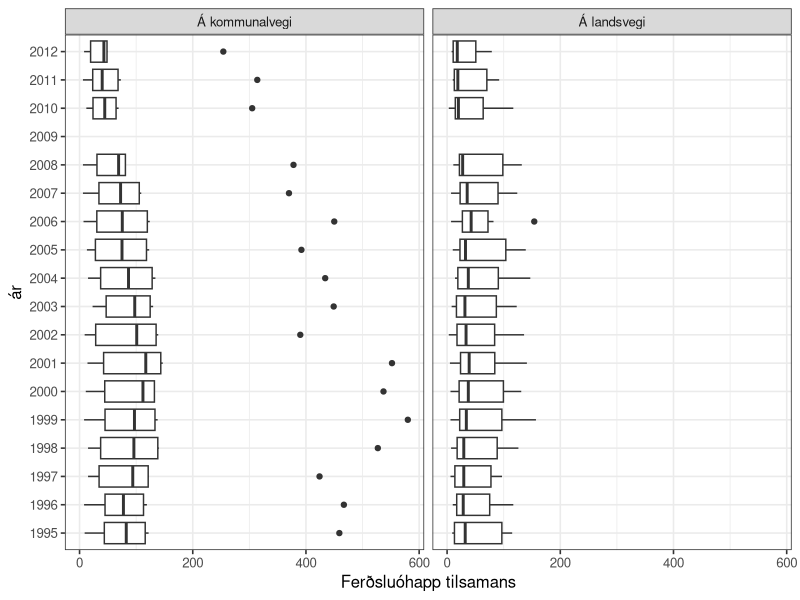
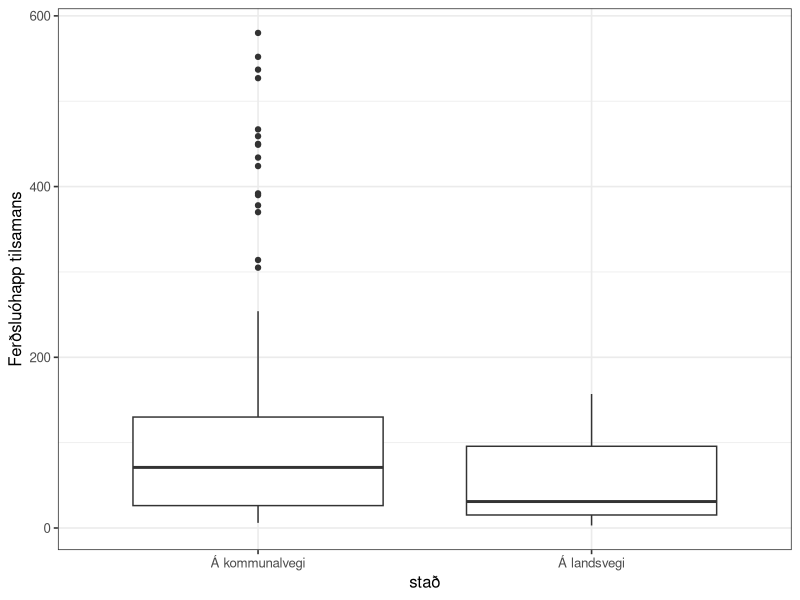
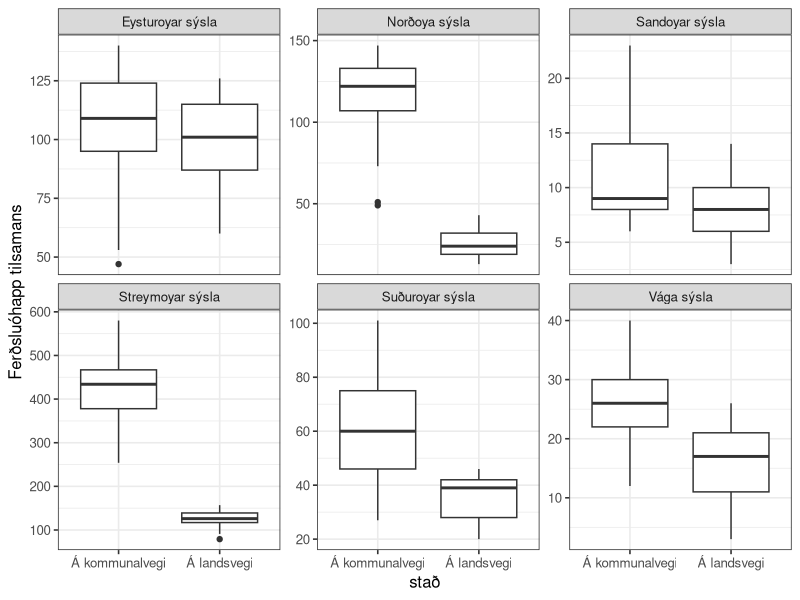
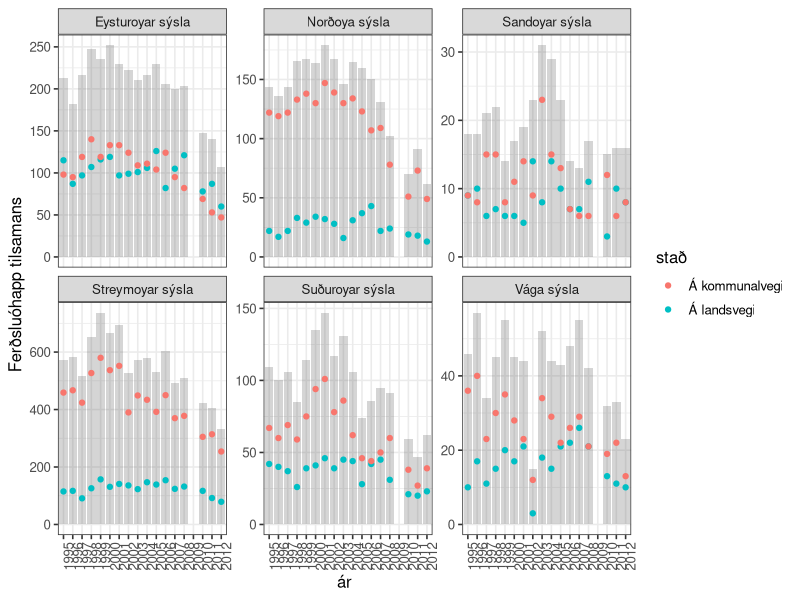
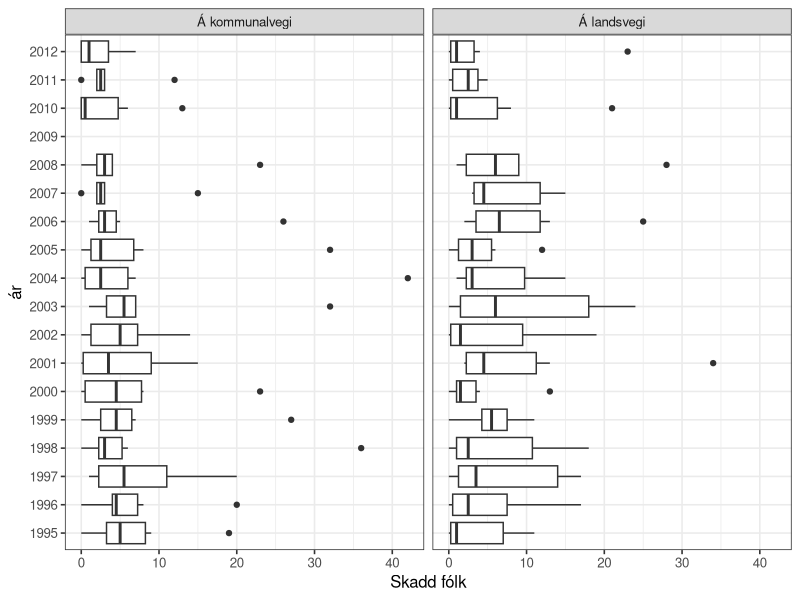
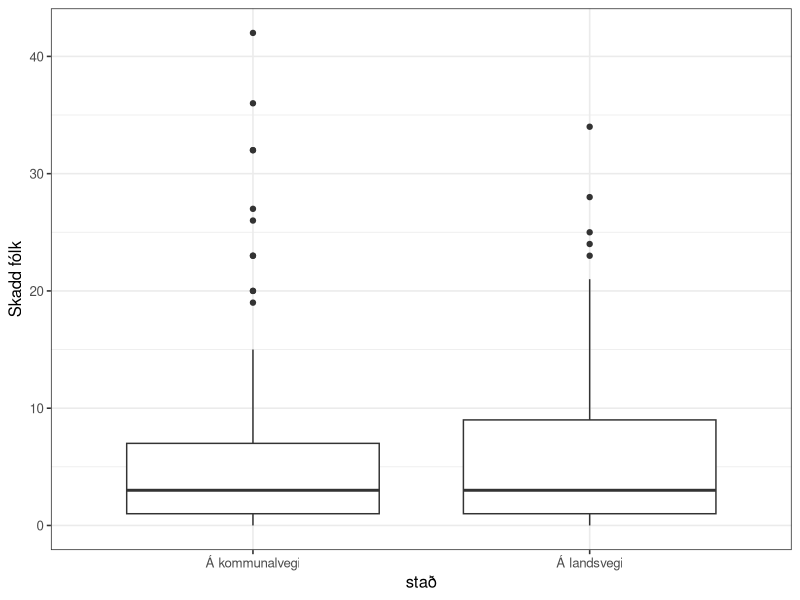
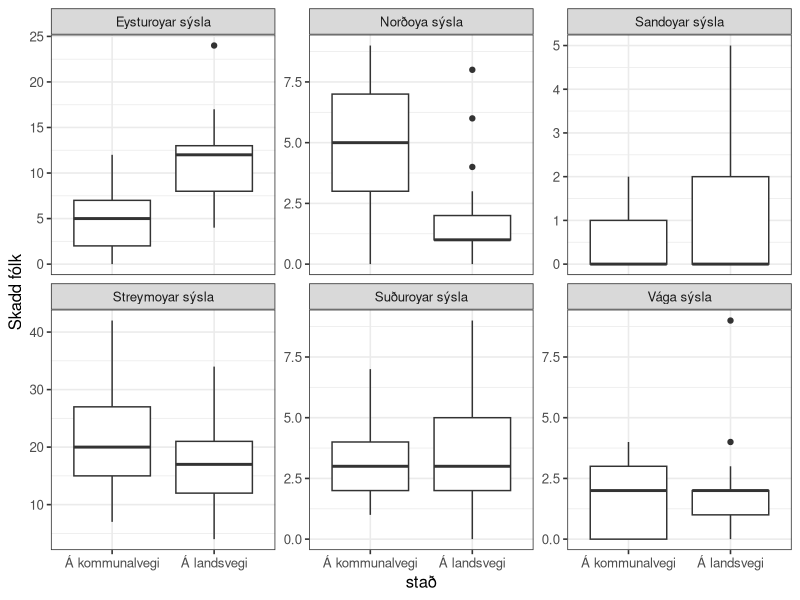
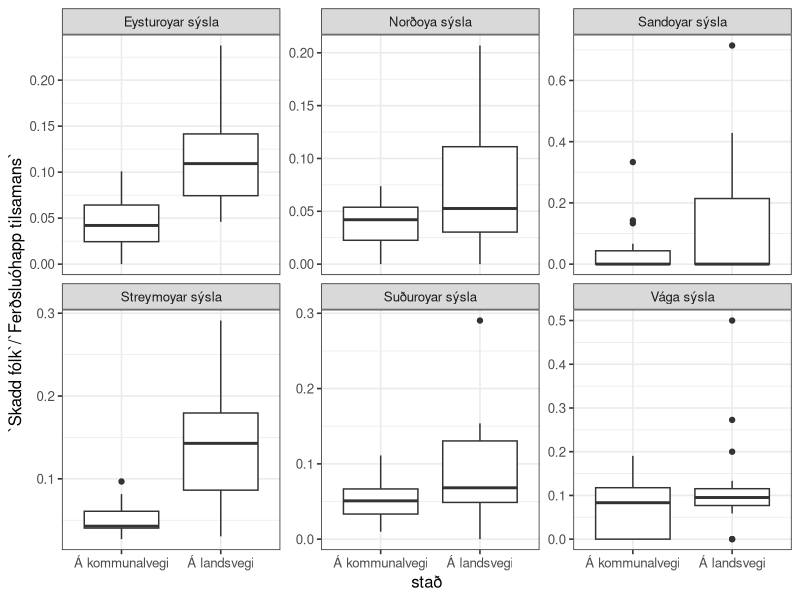

These figures' R source, in order:
## ---- chunk 1
knitr::opts_chunk$set(echo = TRUE)

options(dplyr.summarise.inform = FALSE)
library(tidyverse)

# set theme used for plotting
theme_set(theme_bw(base_size = 12))

## ---- chunk 2
n_lesandi <- 2:10
roynd_nr <- 1:2

sama_fdag <- crossing(n_lesandi, roynd_nr)
sama_fdag
## ---- chunk 3
sama_fdag <- mutate(
  sama_fdag,
  fdag = map(n_lesandi, ~ sample(365, ., replace = TRUE))
  )
sama_fdag
## ---- chunk 4
# Ein listi av integers
str(sama_fdag$fdag)
## ---- chunk 5


sama_fdag <- mutate(sama_fdag, nakar_sdag = map_lgl(fdag, ~ any(duplicated(.x))))
sama_fdag

## ---- chunk 6

## ---- chunk 7

## ---- chunk 8

## ---- chunk 9

## ---- chunk 10

## ---- chunk 11

## ---- chunk 12

## ---- chunk 13


## ---- chunk 14

## ---- chunk 15

## ---- chunk 16

## ---- chunk 17

## ---- chunk 18

## ---- chunk 19

## ---- chunk 20

## ---- chunk 21

## ---- chunk 22

## ---- chunk 23
ferdslu_ohapp <- read_csv("ferdslu_ohapp.csv")
ferdslu_ohapp
## ---- chunk 24
ferdslu_ohapp <- read_csv("ferdslu_ohapp.csv", skip = 1, na = "..")
ferdslu_ohapp
## ---- chunk 25
ferdslu_ohapp <- ferdslu_ohapp %>%
  mutate(across(everything(), ~ str_replace(., "-", "0")))
ferdslu_ohapp
## ---- chunk 26
ferdslu_ohapp <- pivot_longer(ferdslu_ohapp, cols = '1995':'2012',
                   names_to = "ár", values_to = "n", values_transform = list(n = as.integer))

ferdslu_ohapp

#ferdslu_ohapp$n <- as.integer(ferdslu_ohapp$n)

## ---- chunk 27

ferdslu_ohapp <- pivot_wider(ferdslu_ohapp, names_from = slag, values_from = n)


ferdslu_ohapp
## ---- chunk 28

ggplot(ferdslu_ohapp) +
  geom_boxplot(aes(x = `Ferðsluóhapp tilsamans`, y = ár), na.rm = TRUE) +
  facet_wrap(~stað)

## ---- chunk 29
df <- ferdslu_ohapp %>%
  filter(`Ferðsluóhapp tilsamans` > 150) 
df
## ---- chunk 30

ggplot(data = ferdslu_ohapp) +
  geom_boxplot(aes(x = stað, y = `Ferðsluóhapp tilsamans`), na.rm = TRUE)

## ---- chunk 31

ggplot(data = ferdslu_ohapp) +
  geom_boxplot(aes(x = stað, y = `Ferðsluóhapp tilsamans`), na.rm = TRUE) +
  facet_wrap(~sýsla, scales = "free_y")
  
  

## ---- chunk 32

ggplot(ferdslu_ohapp) +
  geom_bar(aes(x = ár, y = `Ferðsluóhapp tilsamans`), alpha = 0.25, stat = "Identity", na.rm = TRUE) +
  geom_point(aes(x = ár, y = `Ferðsluóhapp tilsamans`, colour = stað), na.rm = TRUE) +
  facet_wrap(~sýsla, scales = "free_y") +
  theme(axis.text.x = element_text(angle = 90))

## ---- chunk 33
ggplot(ferdslu_ohapp, aes(x = `Skadd fólk`, y = `ár`)) +
  geom_boxplot(na.rm = TRUE) +
  facet_wrap(~ `stað`)

## ---- chunk 34
ggplot(ferdslu_ohapp, aes(x = `stað`, y = `Skadd fólk`)) +
  geom_boxplot(na.rm = TRUE)
## ---- chunk 35
ggplot(ferdslu_ohapp, aes(x = `stað`, y = `Skadd fólk`)) +
  geom_boxplot(na.rm = TRUE) +
  facet_wrap(~ `sýsla`, scales = "free_y")
## ---- chunk 36
ggplot(ferdslu_ohapp, aes(x = `stað`, y = `Skadd fólk` / `Ferðsluóhapp tilsamans`)) +
  geom_boxplot(na.rm = TRUE) +
  facet_wrap(~ `sýsla`, scales = "free_y")
## ---- chunk 37
ggplot(ferdslu_ohapp) +
  geom_boxplot(aes(x = `Skadd fólk`/`Ferðsluóhapp tilsamans`, y = `stað`), color = "red", na.rm = TRUE) +
  geom_violin(aes(x = `Skadd fólk`/`Ferðsluóhapp tilsamans`, y = `stað`), alpha = 0.25, na.rm = TRUE) +
  geom_boxplot(aes(x = `Skadd fólk` / `Ferðsluóhapp tilsamans`, y = `sýsla`), color = "blue", na.rm = TRUE) +
  geom_violin(aes(x = `Skadd fólk` / `Ferðsluóhapp tilsamans`, y = `sýsla`), alpha = 0.25, na.rm = TRUE)
## ---- chunk 38
ophapp_yvirlit <- ferdslu_ohapp %>% 
  filter(`ár` != "2009") %>%
  group_by(`stað`) %>%
  summarise(
    n = n(),
    n_ohapp = sum(`Ferðsluóhapp tilsamans`),
    n_skadd = sum(`Skadd fólk`),
    p_skadd = n_skadd / n_ohapp
  )

ophapp_yvirlit
## ---- chunk 39

## ---- chunk 40

## ---- chunk 41

## ---- chunk 42

## ---- chunk 43

## ---- chunk 44

## ---- chunk 45

## ---- chunk 46

## ---- chunk 47
